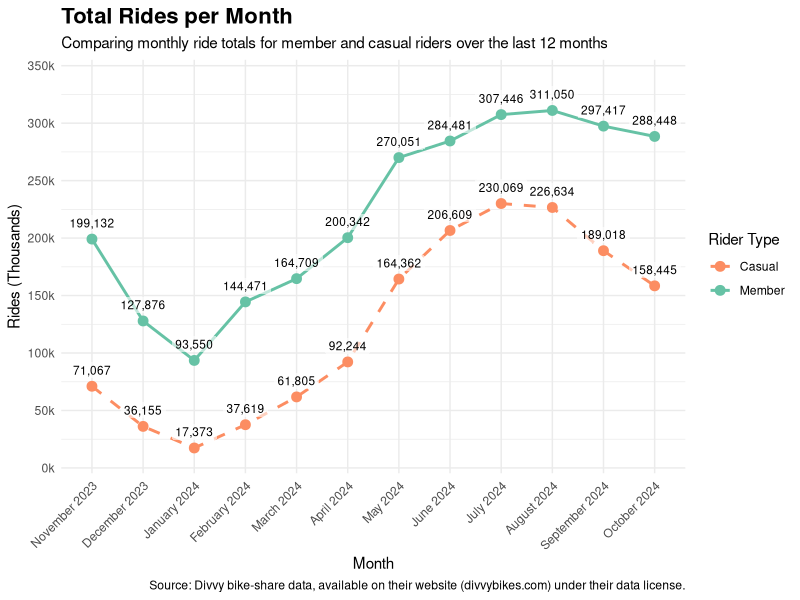
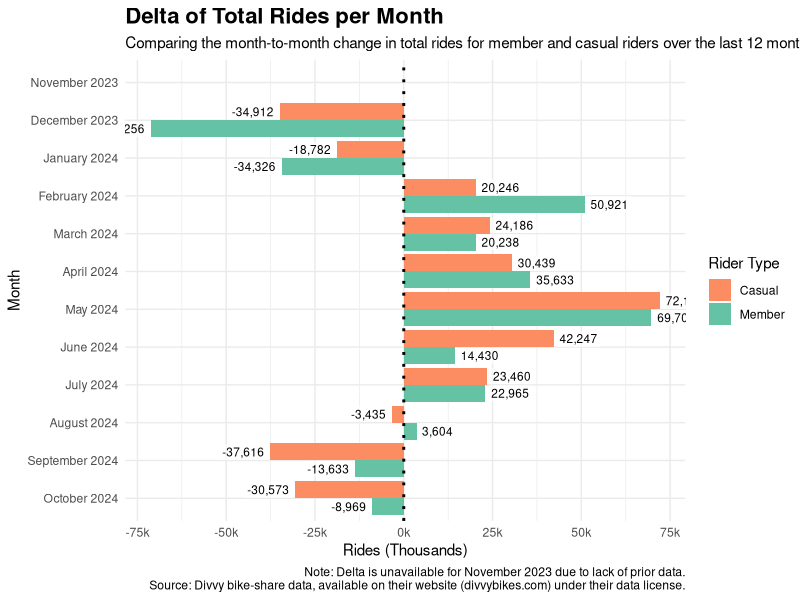
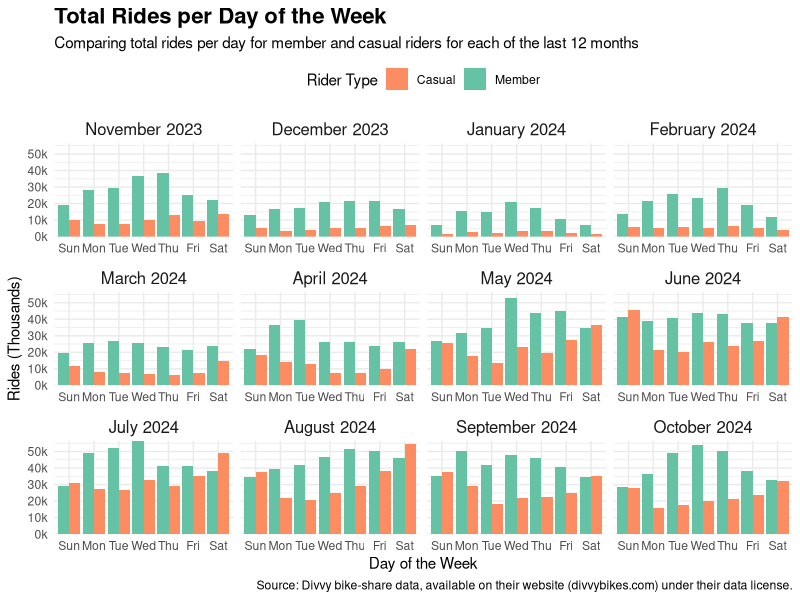
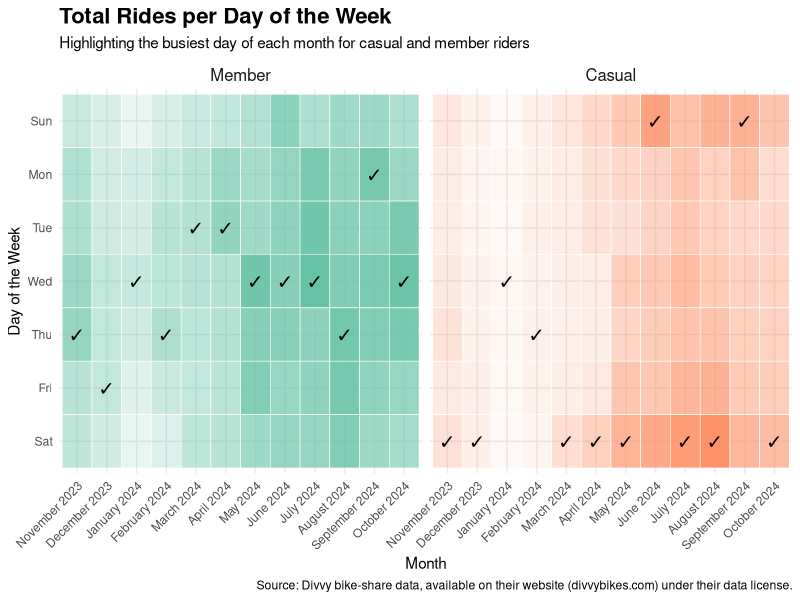
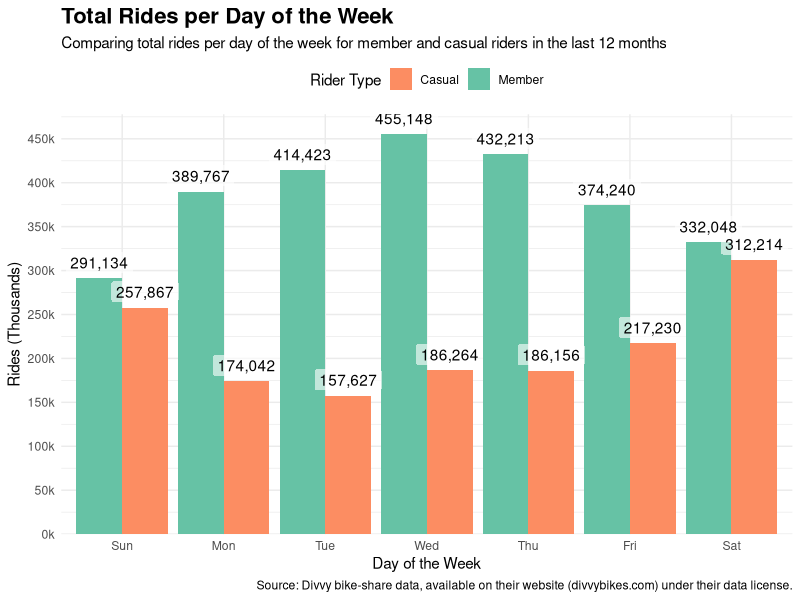
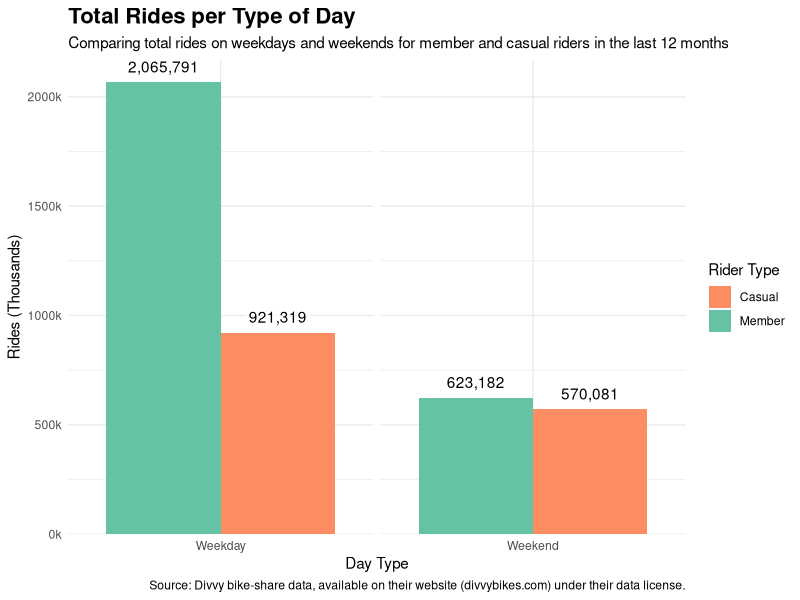
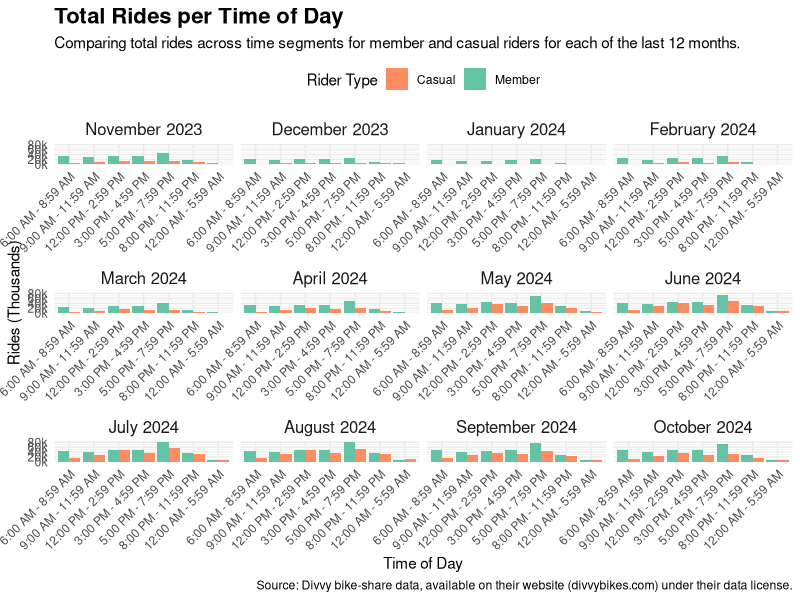
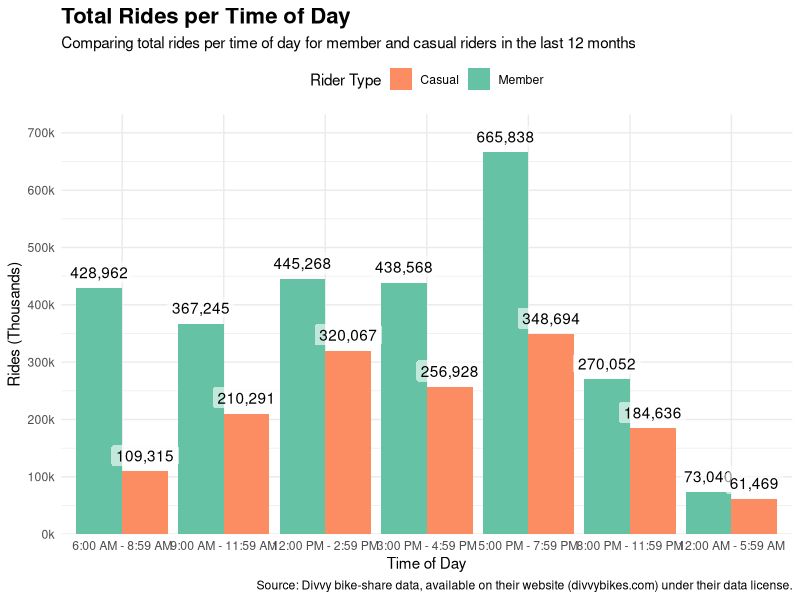

Reproduce these figures in R, in order.
## ---- chunk 1
libs <- c("tidyverse", "RColorBrewer", "gridExtra")
sapply(libs, library, character.only = T, logical.return = T, 
       quietly = T, warn.conflicts = F)
## ---- chunk 2
cyclistic <- read.csv("cyclistic_12.csv")
## ---- chunk 3
cyclistic <- cyclistic %>%
  mutate(
    month = factor(
      month,
      levels = c(
        'November 2023',
        'December 2023',
        'January 2024',
        'February 2024',
        'March 2024',
        'April 2024',
        'May 2024',
        'June 2024',
        'July 2024',
        'August 2024',
        'September 2024',
        'October 2024'
      )
    ),
    member_casual = factor(member_casual, levels = c("member", "casual")),
    rideable_type = factor(rideable_type, levels = c("classic_bike", "electric_bike")),
    day_type = factor(day_type, levels = c("weekday", "weekend")),
    day_of_week = factor(day_of_week, levels = c("1", "2", "3", "4", "5", "6", "7")),
    time_of_day = factor(
      time_of_day,
      levels = c(
        "6:00 AM - 8:59 AM",
        "9:00 AM - 11:59 AM",
        "12:00 PM - 2:59 PM",
        "3:00 PM - 4:59 PM",
        "5:00 PM - 7:59 PM",
        "8:00 PM - 11:59 PM",
        "12:00 AM - 5:59 AM"
      )
    ),
    length_distro_min = factor(
      length_distro_min,
      levels = c("0 - 10", "11 - 20", "21 - 30", "31 - 40", "41 - 50", "51 - 60", "60+")
    )
  )

sapply(cyclistic, function(x)
  if (is.factor(x))
    levels(x)
  else
    NULL)
## ---- chunk 4
cyclistic_total_rides_by_month <- cyclistic %>%
  group_by(month, member_casual) %>%
  summarize(total_rides = sum(ride_count), .groups = "drop")

print(cyclistic_total_rides_by_month)
## ---- chunk 5
ggplot(
  cyclistic_total_rides_by_month,
  aes(
    x = month,
    y = total_rides,
    linetype = member_casual,
    color = member_casual,
    group = member_casual
  )
) +
  geom_line(linewidth = 1) +
  scale_linetype_manual(values = c("member" = "solid", "casual" = "dashed")) +
  geom_point(size = 3) +
  scale_y_continuous(
    label = function(x)
      paste0(x / 1000, "k"),
    breaks = seq(0, 400000, by = 50000),
    expand = expansion(mult = c(0.075, 0.15))
  ) +
  scale_x_discrete(
    label = function(x)
      tools::toTitleCase(x)
  ) +
  labs(
    x = "Month",
    y = "Rides (Thousands)",
    title = "Total Rides per Month",
    subtitle = "Comparing monthly ride totals for member and casual riders over the last 12 months",
    color = "Rider Type",
    caption = "Source: Divvy bike-share data, available on their website (divvybikes.com) under their data license."
  ) +
  geom_label(
    aes(label = scales::comma(total_rides)),
    vjust = -.5,
    color = "black",
    size = 3,
    fill = "white",
    label.size = 0,
    alpha = 0.6
  ) +
  theme_minimal() +
  theme(
    axis.text.x = element_text(angle = 45, hjust = 1),
    plot.title = element_text(size = 16, face = "bold")
    ) +
  scale_color_brewer(
    palette = "Set2",
    breaks = c("casual", "member"),
    labels = c("Casual", "Member")
  ) +
  guides(linetype = "none")
## ---- chunk 6
cyclistic_total_rides_by_month_delta <- cyclistic %>%
  group_by(month, member_casual) %>%
  summarize(total_rides = sum(ride_count), .groups = "drop") %>%
  group_by(member_casual) %>%
  mutate(delta_rides = total_rides - lag(total_rides)) %>% 
  filter(!is.na(delta_rides))

print(cyclistic_total_rides_by_month_delta)
## ---- chunk 7
ggplot(
  cyclistic_total_rides_by_month_delta,
  aes(
    x = delta_rides,
    y = month,
    fill = member_casual,
    group = member_casual
  )
) +
  geom_bar (stat = "identity", position = "dodge") +
  scale_x_continuous(
    label = function(x)
      paste0(x / 1000, "k"),
    breaks = seq(-100000, 100000, by = 25000)
  ) +
  scale_y_discrete(
    label = function(x)
      tools::toTitleCase(x),
    limits = rev(levels(cyclistic_total_rides_by_month_delta$month))
  ) +
  labs(
    x = "Rides (Thousands)",
    y = "Month",
    title = "Delta of Total Rides per Month",
    subtitle = "Comparing the month-to-month change in total rides for member and casual riders over the last 12 months",
    fill = "Rider Type",
    caption = "Note: Delta is unavailable for November 2023 due to lack of prior data.\nSource: Divvy bike-share data, available on their website (divvybikes.com) under their data license."
  ) +
  geom_label(
    aes(label = scales::comma(delta_rides),
        hjust = ifelse(delta_rides < 0, 1.05, -0.05)
        ),
    color = "black",
    size = 3,
    fill = "white",
    label.size = 0,
    alpha = 0.6,
    position = position_dodge(width = 0.9)
  ) +
  theme_minimal() +
  theme(
    plot.title = element_text(size = 16, face = "bold")
    ) +
  scale_fill_brewer(
    palette = "Set2",
    breaks = c("casual", "member"),
    labels = c("Casual", "Member")
  ) +
guides(linetype = "none") +
geom_vline(xintercept = 0, linetype = "dotted", color = "black", linewidth = 1)
## ---- chunk 8
cyclistic_total_rides_per_day_by_month <- cyclistic %>%
  group_by(member_casual, month, day_of_week) %>%
  summarize(total_rides = sum(ride_count), .groups = "drop") %>%
  group_by(month, member_casual) %>%
  mutate(busiest_day_of_month = ifelse(total_rides == max(total_rides), TRUE, FALSE)) %>%
  ungroup()

print(cyclistic_total_rides_per_day_by_month)
## ---- chunk 9
ggplot(cyclistic_total_rides_per_day_by_month,
       aes(x = day_of_week, y = total_rides, fill = member_casual)) +
  geom_bar(stat = "identity", position = "dodge") +
    scale_x_discrete(
    limits = levels(cyclistic_total_rides_per_day_by_month$day_of_week),
    labels = c(
      "1" = "Sun",
      "2" = "Mon",
      "3" = "Tue",
      "4" = "Wed",
      "5" = "Thu",
      "6" = "Fri",
      "7" = "Sat"
    )
  ) +
  scale_y_continuous(
    expand = expansion(mult = c(0, 0)),
    label = function(x)
      paste0(x / 1000, "k"),
    breaks = seq(0, 100000, by = 10000)
  ) +
  facet_wrap(~ month, ncol = 4, scales = "free_x") +
  labs(
    title = "Total Rides per Day of the Week",
    subtitle = "Comparing total rides per day for member and casual riders for each of the last 12 months",
    x = "Day of the Week",
    y = "Rides (Thousands)",
    fill = "Rider Type",
    caption = "Source: Divvy bike-share data, available on their website (divvybikes.com) under their data license."
  ) +
  theme_minimal() +
  theme(
    axis.text.x = element_text(),
    strip.text = element_text(size = 12),
    legend.position = "top",
    plot.title = element_text(size = 16, face = "bold")
  ) +
  scale_fill_brewer(
    palette = "Set2",
    breaks = c("casual", "member"),
    labels = c("Casual", "Member")
  )
## ---- chunk 10
ggplot(
  cyclistic_total_rides_per_day_by_month,
  aes(
    x = month,
    y = day_of_week,
    fill = member_casual,
    alpha = total_rides
  )
) +
  geom_tile(color = "white", linewidth = 0.2) +
  geom_label(
    label = ifelse(cyclistic_total_rides_per_day_by_month$busiest_day_of_month, "✓", ""),
    color = "black",
    fill = NA,
    label.size = 0,
    size = 5,
    hjust = 0.5,
    vjust = 0.5
  ) +
  labs(
    title = "Total Rides per Day of the Week",
    subtitle = "Highlighting the busiest day of each month for casual and member riders",
    x = "Month",
    y = "Day of the Week",
    caption = "Source: Divvy bike-share data, available on their website (divvybikes.com) under their data license."
  ) +
  facet_wrap( ~ member_casual, ncol = 2, labeller = labeller(member_casual = tools::toTitleCase)) +
  scale_fill_manual(values = c("member" = "#66C2A5", "casual" = "#FC8D62"),
                    guide = "none") +
  scale_alpha_continuous(range = c(0.05, 1), name = "Total Rides") +
  scale_y_discrete(
    limits = rev(levels(cyclistic_total_rides_per_day_by_month$day_of_week)),
    labels = c(
      "1" = "Sun",
      "2" = "Mon",
      "3" = "Tue",
      "4" = "Wed",
      "5" = "Thu",
      "6" = "Fri",
      "7" = "Sat"
    )
  ) +
  theme_minimal() +
  theme(
    axis.text.x = element_text(angle = 45, hjust = 1),
    strip.text = element_text( size = 12),
    plot.title = element_text(size = 16, face = "bold"),
    legend.position = "none"
  )
## ---- chunk 11
cyclistic_total_rides_per_day_LTM <- cyclistic %>%
  group_by(day_of_week, member_casual) %>%
  summarize(total_rides = sum(ride_count), .groups = "drop")

print(cyclistic_total_rides_per_day_LTM)
## ---- chunk 12
ggplot(cyclistic_total_rides_per_day_LTM,
       aes(x = day_of_week, y = total_rides, fill = member_casual, group = member_casual)) +
  geom_bar(stat = "identity", position = "dodge") +
  labs(
    title = "Total Rides per Day of the Week",
    subtitle = "Comparing total rides per day of the week for member and casual riders in the last 12 months",
    x = "Day of the Week",
    y = "Rides (Thousands)",
    fill = "Rider Type",
    caption = "Source: Divvy bike-share data, available on their website (divvybikes.com) under their data license."
  ) +
  scale_x_discrete(
    limits = levels(cyclistic_total_rides_per_day_LTM$day_of_week),
    labels = c(
      "1" = "Sun",
      "2" = "Mon",
      "3" = "Tue",
      "4" = "Wed",
      "5" = "Thu",
      "6" = "Fri",
      "7" = "Sat"
    )
  ) +
  scale_y_continuous(
    expand = expansion(mult = c(0, 0.05)),
    label = function(x)
      paste0(x / 1000, "k"),
    breaks = seq(0, 700000, by = 50000)
  ) +
  geom_label(
    aes(label = scales::comma(total_rides)),
    vjust = -.25,
    color = "black",
    fill = "white",
    label.size = 0,
    alpha = 0.6,
    position = position_dodge(width = 0.9)
  ) +
  theme_minimal() +
  theme(
    legend.position = "top",
    plot.title = element_text(size = 16, face = "bold")
  ) +
  scale_fill_brewer(palette = "Set2",
    breaks = c("casual", "member"),
    labels = c("Casual", "Member")
  )
## ---- chunk 13
cyclistic_total_rides_per_day_type_LTM <- cyclistic %>%
  group_by(member_casual, day_type) %>%
  summarize(total_rides = sum(ride_count), .groups = "drop")

print(cyclistic_total_rides_per_day_type_LTM)
## ---- chunk 14
ggplot(cyclistic_total_rides_per_day_type_LTM,
       aes(x = day_type, y = total_rides, fill = member_casual, group = member_casual)) +
  geom_bar(stat = "identity", position = "dodge") +
  facet_wrap( ~day_type, ncol = 4, scales = "free_x", labeller = labeller(day_type = tools::toTitleCase)) +
  labs(
    title = "Total Rides per Type of Day",
    subtitle = "Comparing total rides on weekdays and weekends for member and casual riders in the last 12 months",
    x = "Day Type",
    y = "Rides (Thousands)",
    fill = "Rider Type",
    caption = "Source: Divvy bike-share data, available on their website (divvybikes.com) under their data license."
  ) +
  scale_y_continuous(
    label = function(x)
      paste0(x / 1000, "k"),
    breaks = seq(0, 2100000, by = 500000),
    expand = expansion(mult = c(0, 0.05))
  ) +
  scale_x_discrete(
    labels = function(x)
      tools::toTitleCase(x)
  ) +
  geom_label(
    aes(label = scales::comma(total_rides)),
    vjust = -.25,
    color = "black",
    fill = "white",
    label.size = 0,
    alpha = 0.6,
    position = position_dodge(width = 0.9)
  ) +
  theme_minimal() +
  theme(
    strip.text = element_blank(),
    legend.position = "right",
    plot.title = element_text( size = 16, face = "bold")
  ) +
  scale_fill_brewer(
    palette = "Set2",
    breaks = c("casual", "member"),
    labels = c("Casual", "Member")
  )
## ---- chunk 15
cyclistic_total_rides_per_time_of_day_by_month <- cyclistic %>%
  group_by(member_casual, month, time_of_day) %>%
  summarize(total_rides = sum(ride_count), .groups = "drop") %>%
  ungroup()

print(cyclistic_total_rides_per_time_of_day_by_month)
## ---- chunk 16
ggplot(cyclistic_total_rides_per_time_of_day_by_month,
       aes(x = time_of_day, y = total_rides, fill = member_casual)) +
  geom_bar(stat = "identity", position = "dodge") +
  scale_y_continuous(expand = expansion(mult = c(0, 0.05)),
    label = function(x)
      paste0(x / 1000, "k"),
  ) +
  facet_wrap( ~ month, ncol = 4, scales = "free_x") +
  labs(
    title = "Total Rides per Time of Day",
    subtitle = "Comparing total rides across time segments for member and casual riders for each of the last 12 months.",
    x = "Time of Day",
    y = "Rides (Thousands)",
    fill = "Rider Type",
    caption = "Source: Divvy bike-share data, available on their website (divvybikes.com) under their data license."
  ) +
  theme_minimal() +
  theme(
    axis.text.x = element_text(angle = 45, hjust = 1),
    strip.text = element_text(size = 12),
    legend.position = "top",
    plot.title = element_text( size = 16, face = "bold")
  ) +
  scale_fill_brewer(
    palette = "Set2",
    breaks = c("casual", "member"),
    labels = c("Casual", "Member")
  )
## ---- chunk 17
cyclistic_total_rides_per_time_of_day_LTM <- cyclistic %>%
  group_by(member_casual, time_of_day) %>%
  summarize(total_rides = sum(ride_count), .groups = "drop")

print(cyclistic_total_rides_per_time_of_day_LTM)
## ---- chunk 18
ggplot(cyclistic_total_rides_per_time_of_day_LTM, aes(x = time_of_day, y = total_rides, fill = member_casual, group = member_casual)) +
  geom_bar(stat = "identity", position = "dodge") +
  labs(
    title = "Total Rides per Time of Day",
    subtitle = "Comparing total rides per time of day for member and casual riders in the last 12 months",
    x = "Time of Day",
    y = "Rides (Thousands)",
    fill = "Rider Type",
    caption = "Source: Divvy bike-share data, available on their website (divvybikes.com) under their data license."
  ) +
  scale_y_continuous(
    label = function(x)
      paste0(x / 1000, "k"),
    breaks = seq(0, 700000, by = 100000),
    expand = expansion(mult = c(0, 0.10))
  ) +
  geom_label(
    aes(label = scales::comma(total_rides)),
    vjust = -.25,
    color = "black",
    fill = "white",
    label.size = 0,
    alpha = 0.6,
    position = position_dodge(width = 0.9)
  ) +
  theme_minimal() +
  theme(
    panel.border = element_blank(),
    legend.position = "top",
    plot.title = element_text(size = 16, face = "bold")
  ) +
  scale_fill_brewer(
    palette = "Set2",
    breaks = c("casual", "member"),
    labels = c("Casual", "Member")
  )
## ---- chunk 19
cyclistic_total_rides_by_month_percentage <- cyclistic %>%
  group_by(member_casual) %>%
  mutate(total_rides = sum(ride_count)) %>%
  ungroup() %>% 
  group_by(month, member_casual) %>%
  summarize(
    ride_count = sum(ride_count),
    total_rides = first(total_rides),
    percentage = (ride_count / total_rides) * 100,
    .groups = "drop")

print(cyclistic_total_rides_by_month_percentage)
## ---- chunk 20
ggplot(
  cyclistic_total_rides_by_month_percentage,
  aes(
    x = month,
    y = percentage,
    linetype = member_casual,
    color = member_casual,
    group = member_casual
  )
) +
  geom_line(linewidth = 1) +
  scale_linetype_manual(values = c("member" = "solid", "casual" = "dashed")) +
  geom_point(size = 3) +
  scale_y_continuous(expand = expansion(mult = c(0.05, 0.20))) +
  scale_x_discrete(
    label = function(x)
      tools::toTitleCase(x)
  ) +
  labs(
    x = "Month",
    y = "Rides (%)",
    title = "Total Rides",
    subtitle = "Comparing the contribution of total rides per month for casual and member riders over the last 12 months",
    color = "Rider Type",
    caption = "Source: Divvy bike-share data, available on their website (divvybikes.com) under their data license."
  ) +
   geom_label(
      aes(label = paste0(round(percentage, 1), "%")),
      vjust = -.25,
      color = "black",
      size = 3,
      fill = "white",
      label.size = 0,
      alpha = 0.6
      ) +
  theme_minimal() +
  theme(
    axis.text.x = element_text(angle = 45, hjust = 1),
    plot.title = element_text(size = 16, face = "bold")
    ) +
  scale_color_brewer(
    palette = "Set2",
    breaks = c("casual", "member"),
    labels = c("Casual", "Member")
  ) +
  guides(linetype = "none")
## ---- chunk 21
cyclistic_total_rides_by_month_delta_percentage <- cyclistic %>%
  group_by(month, member_casual) %>%
  summarize(total_rides = sum(ride_count), .groups = "drop") %>%
  group_by(member_casual) %>%
  mutate(delta_rides = total_rides - lag(total_rides)) %>%
  mutate(delta_percentage = (delta_rides/lag(total_rides)) * 100) %>%
  filter(!is.na(delta_percentage))

print(cyclistic_total_rides_by_month_delta_percentage)
## ---- chunk 22
ggplot(
  cyclistic_total_rides_by_month_delta_percentage,
  aes(
    x = delta_percentage,
    y = month,
    fill = member_casual,
    group = member_casual
  )
) +
  geom_bar (stat = "identity", position = "dodge") +
  scale_x_continuous(limits = c(-125, 125)) +
  scale_y_discrete(
    label = function(x)
      tools::toTitleCase(x),
    limits = rev(levels(cyclistic_total_rides_by_month_delta_percentage$month))
  ) +
  labs(
    x = "Rides (%)",
    y = "Month",
    title = "Delta of Total Rides per Month",
    subtitle = "Comparing the month-to-month percentage change in total rides for member and casual riders over the last 12 months",
    fill = "Rider Type",
    caption = "Note: Delta is unavailable for November 2023 due to lack of prior data.\nSource: Divvy bike-share data, available on their website (divvybikes.com) under their data license."
  ) +
  geom_label(
    aes(label = paste0(round(delta_percentage, 1), "%"),
        hjust = ifelse(delta_percentage < 0, 1.05, -0.05)
        ),
    color = "black",
    size = 3,
    fill = "white",
    label.size = 0,
    alpha = 0.6,
    position = position_dodge(width = 0.9)
  ) +
  theme_minimal() +
  theme(
    plot.title = element_text(size = 16, face = "bold")
    ) +
  scale_fill_brewer(
    palette = "Set2",
    breaks = c("casual", "member"),
    labels = c("Casual", "Member")
  ) +
guides(linetype = "none") +
geom_vline(xintercept = 0, linetype = "dotted", color = "black", linewidth = 1)
## ---- chunk 23
cyclistic_total_rides_by_LTM_delta_mean_sd_cv <- cyclistic_total_rides_by_month_delta_percentage %>%
  group_by(member_casual) %>%
  summarise(
    mean_delta = mean(delta_percentage, na.rm = TRUE),
    sd_delta = sd(delta_percentage, na.rm = TRUE)
  ) %>%
  mutate(
    cv_delta = sd_delta / mean_delta
  )

print(cyclistic_total_rides_by_LTM_delta_mean_sd_cv)
## ---- chunk 24
cyclistic_total_rides_per_day_LTM_percentage <- cyclistic_total_rides_per_day_LTM %>%
  group_by(member_casual) %>%
  reframe(
    day_of_week = day_of_week,
    total_rides = total_rides,
    day_total_rides = sum(total_rides)
  ) %>%
  mutate(
    percentage = (total_rides / day_total_rides) * 100
  )

print(cyclistic_total_rides_per_day_LTM_percentage)
## ---- chunk 25
ggplot(cyclistic_total_rides_per_day_LTM_percentage,
       aes(x = day_of_week, y = percentage, fill = member_casual, group = member_casual)) +
  geom_bar(stat = "identity", position = "dodge") +
  labs(
    title = "Total Rides per Day of the Week",
    subtitle = "Comparing the percentage of total rides per day for member and casual riders in the last 12 months",
    x = "Day of the Week",
    y = "Rides (%)",
    fill = "Rider Type",
    caption = "Source: Divvy bike-share data, available on their website (divvybikes.com) under their data license."
  ) +
  scale_x_discrete(
    limits = levels(cyclistic_total_rides_per_day_LTM_percentage$day_of_week),
    labels = c(
      "1" = "Sun",
      "2" = "Mon",
      "3" = "Tue",
      "4" = "Wed",
      "5" = "Thu",
      "6" = "Fri",
      "7" = "Sat"
    )
  ) +
  scale_y_continuous(
    expand = expansion(mult = c(0, 0.05)),
  ) +
  geom_label(
    aes(label = paste0(round(percentage, 1), "%") ),
    vjust = -.25,
    color = "black",
    fill = "white",
    label.size = 0,
    alpha = 0.6,
    position = position_dodge(width = 0.9)
  ) +
  theme_minimal() +
  theme(
    legend.position = "top",
    plot.title = element_text(size = 16, face = "bold")
  ) +
  scale_fill_brewer(palette = "Set2",
    breaks = c("casual", "member"),
    labels = c("Casual", "Member")
  )
## ---- chunk 26
cyclistic_total_rides_per_time_of_day_LTM_percentage <- cyclistic_total_rides_per_time_of_day_LTM %>%
  group_by(member_casual) %>%
  reframe(
    time_of_day = time_of_day,
    total_rides = total_rides,
    day_total_rides = sum(total_rides)
  ) %>%
  mutate(
    percentage = (total_rides / day_total_rides) * 100
  )

print(cyclistic_total_rides_per_time_of_day_LTM_percentage)
## ---- chunk 27
ggplot(cyclistic_total_rides_per_time_of_day_LTM_percentage, aes(x = time_of_day, y = percentage, fill = member_casual, group = member_casual)) +
  geom_bar(stat = "identity", position = "dodge") +
  labs(
    title = "Total Rides per Time of Day",
    subtitle = "Comparing the percentage of total rides per time of day for member and casual riders in the last 12 months",
    x = "Time of Day",
    y = "Rides (%)",
    fill = "Rider Type",
    caption = "Source: Divvy bike-share data, available on their website (divvybikes.com) under their data license."
  ) +
  scale_y_continuous(
    expand = expansion(mult = c(0, 0.05)),
  ) +
  geom_label(
    aes(label = paste0(round(percentage, 1), "%") ),
    vjust = -.25,
    color = "black",
    fill = "white",
    label.size = 0,
    alpha = 0.6,
    position = position_dodge(width = 0.9)
  ) +
  theme_minimal() +
  theme(
    panel.border = element_blank(),
    legend.position = "top",
    plot.title = element_text(size = 16, face = "bold")
  ) +
  scale_fill_brewer(
    palette = "Set2",
    breaks = c("casual", "member"),
    labels = c("Casual", "Member")
  )
## ---- chunk 28
average_rides_LTM <- cyclistic %>%
  group_by(member_casual, day_type) %>%
  summarise(
    ride_count = sum(ride_count),
    .groups = "drop"
  ) %>%
  mutate(
    avg_per_day = ifelse(day_type == "weekday", ride_count / 5, ride_count / 2)
  )

total_avg_LTM <- average_rides_LTM %>%
  group_by(member_casual) %>%
  summarise(
    total_avg_rides = sum(avg_per_day),
    .groups = "drop"
  )

percentage_rides_LTM <- average_rides_LTM %>%
  right_join(total_avg_LTM, by = c("member_casual")) %>%
  mutate(
    percentage = (avg_per_day / total_avg_rides) * 100
  )

print(percentage_rides_LTM)
## ---- chunk 29
ggplot(percentage_rides_LTM,
       aes(x = day_type, y = percentage, fill = member_casual, group = member_casual)) +
  geom_bar(stat = "identity", position = "dodge") +
  scale_x_discrete(
    breaks = c("weekday", "weekend"),
    labels = c("Weekday", "Weekend")
  ) +
  scale_y_continuous(expand = expansion(mult = c(0, 0.10))) +
  facet_wrap( ~day_type, ncol = 2, scales = "free_x") +
  labs(
    title = "Porportional Total Rides per Type of Day",
    subtitle = "Comparing the normalized average of total rides for casual and member riders in the last 12 months",
    x = "Type of Day",
    y = "Rides (%)",
    fill = "Rider Type",
    caption = "Source: Divvy bike-share data, available on their website (divvybikes.com) under their data license."
  ) +     
  geom_label(
      aes(label = paste0(round(percentage, 1), "%")),
      vjust = -.25,
      color = "black",
      fill = "white",
      label.size = 0,
      alpha = 0.6,
      position = position_dodge(width = 0.9)
    ) +
 
  theme_minimal() +
  theme(
    strip.text = element_blank(),
    legend.position = "right",
    plot.title = element_text( size = 16, face = "bold")
  ) +
  scale_fill_brewer(
    palette = "Set2",
    breaks = c("casual", "member"),
    labels = c("Casual", "Member")
  )
## ---- chunk 30
cyclistic_mean_ride_length_month <- cyclistic %>%
  group_by(month, member_casual) %>%
  summarize(mean_ride_length_min = (sum(sum_ride_length_sec) / sum(ride_count)) /
              60,
            .groups = "drop")

print(cyclistic_mean_ride_length_month)
## ---- chunk 31

convert_to_mmss <- function(minutes) {
  total_seconds <- round(minutes * 60)
  sprintf("%02d:%02d", total_seconds %/% 60, total_seconds %% 60)
}

ggplot(
  cyclistic_mean_ride_length_month,
  aes(
    x = month,
    y = mean_ride_length_min,
    linetype = member_casual,
    color = member_casual,
    group = member_casual
  )
) +
  geom_line(linewidth = 1) +
  scale_linetype_manual(values = c("member" = "solid", "casual" = "dashed")) +
  geom_point(size = 3) +
  scale_y_continuous(expand = expansion(mult = c(0.10, 0.10))) +
  scale_x_discrete(
    labels = function(x)
      tools::toTitleCase(x)
  ) +
  labs(
    x = "Month",
    y = "Ride Duration (Minutes)",
    title = "Mean of Ride Duration per Month",
    subtitle = "Comparing average ride duration between subscribing members and casual users over the last 12 months",
    color = "Rider Type",
    caption = "Source: Divvy bike-share data, available on their website (divvybikes.com) under their data license."
  ) +
  geom_label(
    aes(label = convert_to_mmss(mean_ride_length_min)),
    vjust = -.5,
    color = "black",
    size = 3,
    fill = "white",
    label.size = 0,
    alpha = 0.6
  ) +
  theme_minimal() +
  theme(
    plot.title = element_text(size = 16, face = "bold"),
    plot.subtitle = element_text(size = "10"),
    axis.text.x = element_text(angle = 45, hjust = 1)
  ) +
  scale_color_brewer(
    palette = "Set2",
    breaks = c("casual", "member"),
    labels = c("Casual", "Member")
  ) +
  guides(linetype = "none")

## ---- chunk 32
convert_to_mmss <- function(minutes) {
  total_seconds <- round(minutes * 60)
  sprintf("%02d:%02d", total_seconds %/% 60, total_seconds %% 60)
}

cyclistic_mean_ride_length_LTM <- cyclistic %>%
  group_by(member_casual) %>%
  summarize(mean_ride_length_min = (sum(sum_ride_length_sec) / sum(ride_count)) /
              60,
            .groups = "drop") %>% 
  mutate(mean_ride_length_mmss = convert_to_mmss(mean_ride_length_min)) %>% 
  select(member_casual, mean_ride_length_mmss)

print(cyclistic_mean_ride_length_LTM)
## ---- chunk 33
cyclistic_histogram_month <- cyclistic %>%
  group_by(month, member_casual) %>%
  mutate(total_rides = sum(ride_count)) %>%
  ungroup() %>% 
  group_by(month, member_casual, length_distro_min) %>%
  summarise(
    ride_count = sum(ride_count),
    total_rides = first(total_rides),
    percentage = (ride_count / total_rides) * 100,
    .groups = "drop"
  )

print(cyclistic_histogram_month)
## ---- chunk 34
ggplot(cyclistic_histogram_month,
       aes(x = length_distro_min, y = percentage, fill = member_casual)) +
  geom_bar(stat = "identity", position = "dodge") +
  scale_y_continuous(expand = expansion(mult = c(0, 0.10))) +
  facet_wrap(~ month, ncol = 4, scales = "free_x") +
  labs(
    title = "Ride Duration",
    subtitle = "Comparing the distribution of ride durations for member and casual riders for each of the last 12 months",
    x = "Ride Duration (Minutes)",
    y = "Rides (%)",
    fill = "Rider Type",
    caption = "Source: Divvy bike-share data, available on their website (divvybikes.com) under their data license."
  ) +
  theme_minimal() +
  theme(
    axis.text.x = element_text(angle = 45, hjust = 1),
    strip.text = element_text(size = 12),
    legend.position = "top",
    plot.title = element_text(size = 16, face = "bold")  # Center title
  ) +
  scale_fill_brewer(
    palette = "Set2",
    breaks = c("casual", "member"),
    labels = c("Casual", "Member")
  )
## ---- chunk 35
cyclistic_histogram_LTM <- cyclistic %>%
  group_by(member_casual) %>%
  mutate(total_rides = sum(ride_count)) %>%
  ungroup() %>% 
  group_by(member_casual, length_distro_min) %>%
  summarise(
    ride_count = sum(ride_count),
    total_rides = first(total_rides),
    percentage = (ride_count / total_rides) * 100,
    .groups = "drop"
  )

print(cyclistic_histogram_LTM)
## ---- chunk 36
ggplot(
  cyclistic_histogram_LTM,
  aes(x = length_distro_min, y = percentage, fill = member_casual, group = member_casual)
) +
  geom_bar(stat = "identity", position = "dodge") +
  scale_y_continuous(expand = expansion(mult = c(0, 0.10))) +
  geom_label(
    aes(label = paste0(round(percentage, 1), "%")),
    vjust = -.25,
    color = "black",
    fill = "white",
    label.size = 0,
    alpha = 0.6,
    position = position_dodge(width = 0.9)
  ) +
  labs(
    title = "Ride Duration",
    subtitle = "Comparing the distribution of ride durations for member and casual riders in the last 12 months",
    x = "Ride Duration (Minutes)",
    y = "Rides (%)",
    fill = "Rider Type",
    caption = "Source: Divvy bike-share data, available on their website (divvybikes.com) under their data license."
  ) +
  theme_minimal() +
  theme(
    strip.text = element_text(size = 12),
    legend.position = "right",
    plot.title = element_text(size = 16, face = "bold")
  ) +
  scale_fill_brewer(
    palette = "Set2",
    breaks = c("casual", "member"),
    labels = c("Casual", "Member")
  )
## ---- chunk 37
cyclistic_histogram_LTM_day_type <- cyclistic %>%
  group_by(day_type, member_casual) %>%
  mutate(total_rides = sum(ride_count)) %>%
  ungroup() %>% 
  group_by(member_casual, day_type, length_distro_min) %>%
  summarise(
    ride_count = sum(ride_count),
    total_rides = first(total_rides),
    percentage = (ride_count / total_rides) * 100,
    .groups = "drop"
  )

print(cyclistic_histogram_LTM_day_type)
## ---- chunk 38
cyclistic_member_histogram_LTM_day_type <- cyclistic_histogram_LTM_day_type %>%
  filter(member_casual == "member")
cyclistic_casual_histogram_LTM_day_type <- cyclistic_histogram_LTM_day_type %>%
  filter(member_casual == "casual")
## ---- chunk 39
plot_member <- ggplot(cyclistic_member_histogram_LTM_day_type,
                      aes(x = length_distro_min, y = percentage, fill = day_type)) +
  geom_bar(stat = "identity", position = "dodge") +
  
  guides(
    fill = guide_legend(override.aes = list(fill = c("casual" = "#FC8D62", "member" = "#66C2A5" )))
  ) +
  scale_y_continuous(expand = expansion(mult = c(0, 0.20))) +
  scale_fill_manual(values = c("weekday" = "#66C2A5", "weekend" = "#66C2A5"),
                    labels = c("Casual", "Member")
                    ) +
  facet_wrap(~ day_type, ncol = 2, labeller = labeller(day_type = tools::toTitleCase)) +
  labs(
    title = "Ride Duration",
    subtitle = "Comparing the distribution of ride durations for member and casual riders in the last 12 months",
    x = "Ride Duration (Minutes)",
    y = "Rides (%)",
    fill = "Rider Type"
  ) +
  theme_minimal() +
  theme(
    strip.text = element_text(size = 12),
    plot.title = element_text(size = 16, face = "bold"),
    plot.subtitle = element_text(size = 12),
    legend.position = "top"
  ) +
  geom_label(
    aes(label = paste0(round(percentage, 2), "%")),
    vjust = -.25,
    color = "black",
    fill = "white",
    label.size = 0,
    alpha = 0.6
  )  

plot_casual <- ggplot(
      cyclistic_casual_histogram_LTM_day_type,
      aes(x = length_distro_min, y = percentage, fill = day_type)
    ) +
      geom_bar(stat = "identity", position = "dodge") +
      scale_y_continuous(expand = expansion(mult = c(0, 0.20))) +
      scale_fill_manual(values = c("weekday" = "#FC8D62", "weekend" = "#FC8D62"),
                    guide = "none") +
      facet_wrap(~day_type, ncol = 2, labeller = labeller(day_type = tools::toTitleCase)) +
      labs(
          title = "",
          subtitle = "",
          x = "Ride Duration (Minutes)",
          y = "Rides (%)",
          caption = "Source: Divvy bike-share data, available on their website (divvybikes.com) under their data license."
      ) +
      theme_minimal() +
      theme(
        strip.text = element_text(size = 12),
        plot.title = element_text(size = 16, face = "bold"),
        legend.position = "top"
      ) +
    geom_label(
      aes(label = paste0(round(percentage, 2), "%")),
      vjust = -.25,
      color = "black",
      fill = "white",
      label.size = 0,
      alpha = 0.6
    )
    
  grid.arrange(
          plot_member,
          plot_casual,
          ncol = 1
  )
## ---- chunk 40
convert_to_mmss <- function(minutes) {
  total_seconds <- round(minutes * 60)
  sprintf("%02d:%02d", total_seconds %/% 60, total_seconds %% 60)
}

calculate_group_mean <- function(data) {
  data %>%
    group_by(member_casual) %>%
    mutate(
      x =  case_when(
        length_distro_min == "0 - 10" ~ 5,
        length_distro_min == "11 - 20" ~ 15.5,
        length_distro_min == "21 - 30" ~ 25.5,
        length_distro_min == "31 - 40" ~ 35.5,
        length_distro_min == "41 - 50" ~ 45.5,
        length_distro_min == "51 - 60" ~ 55.5,
        length_distro_min == "60+" ~ 65.5,
        TRUE ~ NA_real_
      ),
      f = ride_count,
      fx = f * x,
      total_rides = sum(f),
      sum_fx = sum(fx),
      grouped_mean = sum_fx / total_rides
    ) %>%
    slice(1) %>%
    ungroup() %>%
    
select(
    member_casual,
    grouped_mean
  )
  
}

cyclistic_grouped_mean <- calculate_group_mean(cyclistic_histogram_LTM)

cyclistic_grouped_mean <- cyclistic_grouped_mean %>%
  mutate(grouped_mean = convert_to_mmss(grouped_mean))



print(cyclistic_grouped_mean)
## ---- chunk 41
convert_to_mmss <- function(minutes) {
  total_seconds <- round(minutes * 60)
  sprintf("%02d:%02d", total_seconds %/% 60, total_seconds %% 60)
}

calculate_percentile <- function(data, percentile) {
  data %>%
    group_by(member_casual) %>%
    mutate(
      total_rides = sum(ride_count),
      n = total_rides,
      l = case_when(
        length_distro_min == "0 - 10" ~ 0,
        length_distro_min == "11 - 20" ~ 11,
        length_distro_min == "21 - 30" ~ 21,
        length_distro_min == "31 - 40" ~ 31,
        length_distro_min == "41 - 50" ~ 41,
        length_distro_min == "51 - 60" ~ 51,
        length_distro_min == "60+" ~ 61,
        TRUE ~ NA_real_
      ),
      f = cumsum(ride_count),
      cf = lag(f, default = 0),
      h = 10,
      median = l+(((n * percentile)-cf)/f)*h
    ) %>% 

  filter(f >= n*percentile) %>%
  slice(1) %>%
    
  ungroup() %>%
  
  select(
    member_casual,
    median
  )
} 

cyclistic_median_25 <- calculate_percentile(cyclistic_histogram_LTM, 0.25)
cyclistic_median <- calculate_percentile(cyclistic_histogram_LTM, 0.50)
cyclistic_median_75 <- calculate_percentile(cyclistic_histogram_LTM, 0.75)
cyclistic_median_90 <- calculate_percentile(cyclistic_histogram_LTM,  0.90)

cyclistic_median_IQR <- cyclistic_median_75 %>%
  left_join(cyclistic_median_25, by = "member_casual") %>%
  mutate(IQR = median.x - median.y) %>%
  select(member_casual, IQR)

cyclistic_median_percentiles <- cyclistic_median_25 %>%
  left_join(cyclistic_median, by = "member_casual") %>%
  left_join(cyclistic_median_75, by = "member_casual") %>%
  left_join(cyclistic_median_90, by = "member_casual") %>%
  left_join(cyclistic_median_IQR, by = "member_casual") %>%
  rename(
    median_25th = median.x,
    median_50th = median.y,
    median_75th = median.x.x,
    median_90th = median.y.y
  )

cyclistic_median_percentiles <- cyclistic_median_percentiles %>%
  mutate(
    median_25th = convert_to_mmss(median_25th),
    median_50th = convert_to_mmss(median_50th),
    median_75th = convert_to_mmss(median_75th),
    median_90th = convert_to_mmss(median_90th),
    IQR = convert_to_mmss(IQR)
  )

print(cyclistic_median_percentiles)
## ---- chunk 42
convert_to_mmss <- function(minutes) {
  total_seconds <- round(minutes * 60)
  sprintf("%02d:%02d", total_seconds %/% 60, total_seconds %% 60)
}

calculate_day_type_percentile <- function(data, percentile) {
  data %>%
    group_by(member_casual, day_type) %>%
    mutate(
      total_rides = sum(ride_count),
      n = total_rides,
      l = case_when(
        length_distro_min == "0 - 10" ~ 0,
        length_distro_min == "11 - 20" ~ 11,
        length_distro_min == "21 - 30" ~ 21,
        length_distro_min == "31 - 40" ~ 31,
        length_distro_min == "41 - 50" ~ 41,
        length_distro_min == "51 - 60" ~ 51,
        length_distro_min == "60+" ~ 61,
        TRUE ~ NA_real_
      ),
      f = cumsum(ride_count),
      cf = lag(f, default = 0),
      h = 10,
      median = l+(((n * percentile)-cf)/f)*h
    ) %>% 
    
  filter(f >= n*percentile) %>%
  slice(1) %>%
    
  ungroup() %>%
  
  select(
    member_casual,
    day_type,
    median
  )
} 

cyclistic_median_25_day_type <- calculate_day_type_percentile(cyclistic_histogram_LTM_day_type, 0.25)
cyclistic_median_day_type <- calculate_day_type_percentile(cyclistic_histogram_LTM_day_type, 0.50)
cyclistic_median_75_day_type <- calculate_day_type_percentile(cyclistic_histogram_LTM_day_type, 0.75)
cyclistic_median_90_day_type <- calculate_day_type_percentile(cyclistic_histogram_LTM_day_type,  0.90)

cyclistic_median_IQR_day_type <- cyclistic_median_75_day_type %>%
  left_join(cyclistic_median_25_day_type, by = c("member_casual", "day_type")) %>%
  mutate(IQR = median.x - median.y) %>%
  select(member_casual, day_type, IQR)

cyclistic_median_day_type_percentiles <- cyclistic_median_25_day_type %>%
  left_join(cyclistic_median_day_type, by = c("member_casual", "day_type")) %>%
  left_join(cyclistic_median_75_day_type, by = c("member_casual", "day_type")) %>%
  left_join(cyclistic_median_90_day_type, by = c("member_casual", "day_type")) %>%
  left_join(cyclistic_median_IQR_day_type, by = c("member_casual", "day_type")) %>%
  rename(
    median_25th = median.x,
    median_50th = median.y,
    median_75th = median.x.x,
    median_90th = median.y.y
  ) %>%
  mutate(
    median_25th = convert_to_mmss(median_25th),
    median_50th = convert_to_mmss(median_50th),
    median_75th = convert_to_mmss(median_75th),
    median_90th = convert_to_mmss(median_90th),
    IQR = convert_to_mmss(IQR)
  )

print(cyclistic_median_day_type_percentiles)
## ---- chunk 43
calculate_percentile <- function(data, percentile) {
  data %>%
    group_by(month, member_casual) %>%
    mutate(
      n = sum(ride_count),
      l = case_when(
        length_distro_min == "0 - 10" ~ 0,
        length_distro_min == "11 - 20" ~ 11,
        length_distro_min == "21 - 30" ~ 21,
        length_distro_min == "31 - 40" ~ 31,
        length_distro_min == "41 - 50" ~ 41,
        length_distro_min == "51 - 60" ~ 51,
        length_distro_min == "60+" ~ 61,
        TRUE ~ NA_real_
      ),
      f = cumsum(ride_count),
      cf = lag(f, default = 0),
      h = 10,
      median = l+(((n * percentile)-cf)/f)*h
    ) %>% 

  filter(f >= n*percentile) %>%
  slice(1) %>%
    
  ungroup() %>%
  
  select(
    month,
    member_casual,
    median
  )
} 

cyclistic_median_month_25 <- calculate_percentile(cyclistic_histogram_month, 0.25)
cyclistic_median_month <- calculate_percentile(cyclistic_histogram_month, 0.50)
cyclistic_median_month_75 <- calculate_percentile(cyclistic_histogram_month, 0.75)
cyclistic_median_month_90 <- calculate_percentile(cyclistic_histogram_month,  0.90)

cyclistic_median_month_percentiles <- cyclistic_median_month_25 %>%
  left_join(cyclistic_median_month, by = c("month", "member_casual")) %>%
  left_join(cyclistic_median_month_75, by = c("month", "member_casual")) %>%
  left_join(cyclistic_median_month_90, by = c("month", "member_casual")) %>% 
  rename(
    median_25th = median.x,
    median_50th = median.y,
    median_75th = median.x.x,
    median_90th = median.y.y
  )
print(cyclistic_median_month_percentiles)
## ---- chunk 44
cyclistic_median_month_percentiles_long <- cyclistic_median_month_percentiles %>%
  pivot_longer(
    cols = starts_with("median"),
    names_to = "percentile",
    values_to = "median"
  )

print(cyclistic_median_month_percentiles_long)
## ---- chunk 45
ggplot(
  cyclistic_median_month_percentiles_long,
  aes(
    x = month,
    y = median,
    color = member_casual,
    linetype = member_casual,
    group = percentile,
    alpha = percentile
  )
) +
  geom_line(linewidth = 1, alpha = 1) +
  scale_linetype_manual(values = c("member" = "solid", "casual" = "dashed")) +
  geom_point(size = 3, alpha = 1) +
  geom_ribbon(aes(ymin = 0, ymax = median, fill = member_casual)) +
  facet_wrap(~ member_casual, ncol = 2, labeller = labeller(member_casual = tools::toTitleCase)) +
  scale_y_continuous(breaks = seq(0, 60, by = 10),expand = expansion(mult = c(0, 0.20))) +
  scale_x_discrete(
    labels = function(x)
      tools::toTitleCase(x)
  ) +
  geom_text(
    data = cyclistic_median_month_percentiles_long %>%
      group_by(member_casual, percentile) %>%
      slice(which.max(median)), # Get the row with the max median for each percentile and member_casual
    aes(x = 6.5, y = median * .80, label = case_when(
      percentile == "median_90th" ~ "90th Percentile",
      percentile == "median_75th" ~ "75th Percentile",
      percentile == "median_50th" ~ "Median",
      percentile == "median_25th" ~ "25th Percentile"
    )),
    color = "black",
    size = 3,
    alpha = 1,  # Set alpha to 1 to override the ribbon's alpha
    show.legend = FALSE
  ) +
  labs(
    x = "Month",
    y = "Ride Duration (Minutes)",
    title = "Ride Duration",
    subtitle = "Comparing median ride duration and quartiles for members and casual riders over the last 12 months",
    color = "User Type",
    caption = "Note: The shaded areas beneath the quartile lines are for visual emphasis only, they do not represent all possible values within the area.\nSource: Divvy bike-share data, available on their website (divvybikes.com) under their data license."
  ) +
  theme_minimal() +
  theme(
    plot.title = element_text(size = 16, face = "bold"),
    plot.subtitle = element_text(size = "10"),
    axis.text.x = element_text(angle = 45, hjust = 1)
  ) +
  scale_color_brewer(palette = "Set2") +
  scale_fill_brewer(palette = "Set2") +
  scale_alpha_manual(values = c("median_90th" = .10, "median_75th" = .25, "median_50th" = .50, "median_25th" = .75)) +
  guides(
         color = "none",
         fill = "none",
         alpha = "none",
         linetype = "none",
         )
## ---- chunk 46
cyclistic_bike_pref <- cyclistic %>%
  group_by(member_casual, month) %>%
  mutate(total_rides = sum(ride_count)) %>%
  ungroup() %>% 
  group_by(month, member_casual, rideable_type) %>%
  summarise(
    ride_count = sum(ride_count),
    total_rides = first(total_rides),
    percentage = (ride_count / total_rides) * 100,
    .groups = "drop"
  )

print(cyclistic_bike_pref)
## ---- chunk 47
cyclistic_member_pref <- cyclistic_bike_pref %>%
  filter(member_casual == "member")
cyclistic_casual_pref <- cyclistic_bike_pref %>%
  filter(member_casual == "casual")
## ---- chunk 48
plot_member <- ggplot(cyclistic_member_pref,
                      aes(x = "", y = percentage, fill = rideable_type)) +
  geom_bar(stat = "identity", width = 1) +
  coord_polar(theta = "y") +
  scale_fill_manual(values = c("classic_bike" = "#8DA0CB", "electric_bike" = "#E78AC3"),
                    labels = c("Classic Bike", "Electric Bike"),
                    guide = guide_legend(
                      title = "Member",
                      title.position = "top",
                      title.theme = element_text(hjust = 0.5),
                      label.theme = element_text(hjust = 0.5)
                    )
  ) +
  facet_wrap(~ month, ncol = 2) +
  labs(
    title = "Rideable Type",
    subtitle = "Comparing rideable types for casual and member riders across each of the last 12 months",
    caption = "\n"
  ) +
  theme_void() +
  theme(
    strip.text = element_text(size = 12),
    plot.title = element_text(size = 16, face = "bold"),
    plot.subtitle = element_text(margin = margin(b = 10)),
    legend.title = element_text(size = 12),
    legend.position = "top",
  )

plot_casual <- ggplot(cyclistic_casual_pref,
                        aes(x = "", y = percentage, fill = rideable_type)) +
  geom_bar(stat = "identity", width = 1) +
  coord_polar(theta = "y") +
  scale_fill_manual(values = c("classic_bike" = "#8DA0CB", "electric_bike" = "#E78AC3"),
                    labels = c("Classic Bike", "Electric Bike"),
                    guide = guide_legend(
                      title = "Casual",
                      title.position = "top",
                      title.theme = element_text(hjust = 0.5),
                      label.theme = element_text(hjust = 0.5)
                    )
  ) +
  facet_wrap(~ month, ncol = 2) +
  labs(
    title = "",
    subtitle = "",
    caption = "Source: Divvy bike-share data, available on their website (divvybikes.com) under their data license."
  ) +
  theme_void() +
  theme(
    strip.text = element_text(size = 12),
    plot.title = element_text(size = 16, face = "bold"),
    plot.subtitle = element_text(margin = margin(b = 10)),
    legend.title = element_text(size = 12),
    legend.position = "top"
  )

grid.arrange(
  plot_member, 
  plot_casual,
  ncol = 2
) 
## ---- chunk 49
cyclistic_bike_pref_YTD <- cyclistic %>%
  group_by(member_casual, day_type) %>%
  mutate(total_rides = sum(ride_count)) %>%
  ungroup() %>% 
  group_by(day_type, member_casual, rideable_type) %>%
  summarise(
    ride_count = sum(ride_count),
    total_rides = first(total_rides),
    percentage = (ride_count / total_rides) * 100,
    .groups = "drop"
  )

print(cyclistic_bike_pref_YTD)
## ---- chunk 50
cyclistic_member_pref_YTD <- cyclistic_bike_pref_YTD %>%
  filter(member_casual == "member")
cyclistic_casual_pref_YTD <- cyclistic_bike_pref_YTD %>%
  filter(member_casual == "casual")
## ---- chunk 51
plot_member <- ggplot(cyclistic_member_pref_YTD,
                      aes(x = "", y = percentage, fill = rideable_type, group = rideable_type)) +
  geom_bar(stat = "identity", width = 1) +
  coord_polar(theta = "y") +
  scale_fill_manual(values = c("classic_bike" = "#8DA0CB", "electric_bike" = "#E78AC3"),
                    labels = c("Classic Bike", "Electric Bike"),
                    guide = guide_legend(
                      title = "Member",
                      title.position = "top",
                      title.theme = element_text(hjust = 0.5),
                      label.theme = element_text(hjust = 0.5)
                    )
  ) +
  facet_wrap(~ day_type, ncol = 2, labeller = labeller(day_type = tools::toTitleCase)) +
  labs(
    title = "Rideable Type",
    subtitle = "Comparing rideable type for casual and member riders in the last 12 months",
    caption = "\n"
  ) +
  theme_void() +
  theme(
      plot.title = element_text(size = 16, face = "bold"),
      plot.subtitle = element_text(margin = margin(b = 10)),
      legend.title = element_text(size = 12),
      legend.position = "top",
      strip.text = element_text(size = 12)
  ) +
  geom_label(
    aes(label = paste0(round(percentage, 2), "%")),
     vjust = -.25,
    color = "black",
    fill = "white",
    label.size =NA,
    alpha = 1
  )  

plot_casual <- ggplot(
      cyclistic_casual_pref_YTD,
      aes(x = "", y = percentage, fill = rideable_type, group = rideable_type)
    ) +
      geom_bar(stat = "identity", width = 1) +
      coord_polar(theta = "y") +
      scale_fill_manual(values = c("classic_bike" = "#8DA0CB", "electric_bike" = "#E78AC3"),
                    labels = c("Classic Bike", "Electric Bike"),
                    guide = guide_legend(
                      title = "Casual",
                      title.position = "top",
                      title.theme = element_text(hjust = 0.5),
                      label.theme = element_text(hjust = 0.5)
                    )
      ) +
      facet_wrap(~ day_type, ncol = 2, labeller = labeller(day_type = tools::toTitleCase)) +
      labs(
        title = "",
        subtitle = "",
        caption = "Source: Divvy bike-share data, available on their website (divvybikes.com) under their data license."
      ) +
      theme_void() +
      theme(
          plot.title = element_text(size = 16, face = "bold"),
          plot.subtitle = element_text(margin = margin(b = 10)),
          legend.title = element_text(size = 12),
          legend.position = "top",
          strip.text = element_text(size = 12)
      ) +
    geom_label(
      aes(label = paste0(round(percentage, 2), "%")),
      vjust = -.25,
      color = "black",
      fill = "white",
      label.size = NA,
      alpha = 1
     )
    
grid.arrange(
  plot_member,
  plot_casual,
  ncol = 2
)
## ---- chunk 52
cyclistic_bike_pref_LTM <- cyclistic %>%
  group_by(member_casual) %>%
  mutate(total_rides = sum(ride_count)) %>%
  ungroup() %>% 
  group_by(member_casual, rideable_type) %>%
  summarise(
    ride_count = sum(ride_count),
    total_rides = first(total_rides),
    percentage = (ride_count / total_rides) * 100,
    .groups = "drop"
  )
print(cyclistic_bike_pref_LTM)
## ---- chunk 53
ggplot(cyclistic_bike_pref_LTM,
                      aes(x = "", y = percentage, fill = rideable_type)) +
  geom_bar(stat = "identity", width = 1) +
  coord_polar(theta = "y") +
  scale_fill_manual(values = c("classic_bike" = "#8DA0CB", "electric_bike" = "#E78AC3"),
                    labels = c("Classic Bike", "Electric Bike")
  ) +
  facet_wrap(~ member_casual, ncol = 2, labeller = labeller(member_casual = tools::toTitleCase)) +
  labs(
    title = "Rideable Type",
    subtitle = "Comparing rideable type for casual and member riders in the last 12 months",
    caption = "Source: Divvy bike-share data, available on their website (divvybikes.com) under their data license.",
    fill = "Rideable Type"
  ) +
  theme_void() +
  theme(
      plot.title = element_text(size = 16, face = "bold"),
      plot.subtitle = element_text(margin = margin(b = 10)),
      legend.position = "top",
      strip.text = element_text(size = 12)
  ) +
  geom_label(
    aes(label = paste0(round(percentage, 2), "%")),
    vjust = -.5,
    color = "black",
    fill = "white",
    label.size = 0,
    alpha = 1,
    position = position_dodge(width = .9)
  )  
